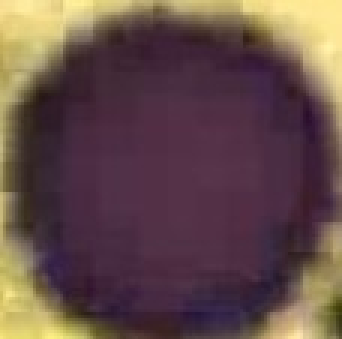
#> input picture Demos/SotetLila/tanito_10.jpg, 114 x 113 px (shown 3 times larger); its folder holds only this picture in this run
$ python Histogram.py
#> lines starting #> are read from the running program, lines starting #| are printed output that depends on the picture; long printed decimals are rounded
import matplotlib.pyplot as plt
import numpy as np
import cv2
import os
from imutils import paths
from scipy.stats import norm


directory = os.getcwd() + "\Demos/SotetLila"
total_hue_hist = np.zeros((180,))
total_sat_hist = np.zeros((256,))
total_val_hist = np.zeros((256,))


for imagePath in paths.list_images(directory):
    img = cv2.imread(imagePath)
#> img is the input picture: shape (113, 114, 3); mean B, G, R 73.6, 76.1, 100.2
    kernel = np.ones((5, 5), np.uint8)
    blur = cv2.GaussianBlur(img, (5, 5), 0)
    hsv = cv2.cvtColor(blur, cv2.COLOR_BGR2HSV)
#> hsv: shape (113, 114, 3); mean H, S, V 111.5, 100.2, 100.5
    hsv_image = hsv

    hue, sat, val = hsv_image[:, :, 0], hsv_image[:, :, 1], hsv_image[:, :, 2]
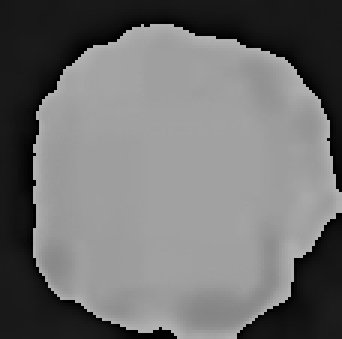
#> hue: shape (113, 114) (shown 3 times larger); min 0, max 179, mean 111.5
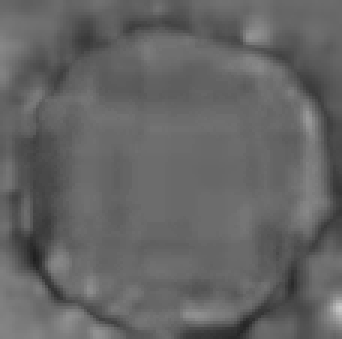
#> sat: shape (113, 114) (shown 3 times larger); min 31, max 200, mean 100.2
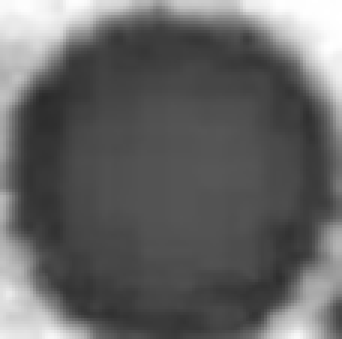
#> val: shape (113, 114) (shown 3 times larger); min 42, max 255, mean 100.5

    hue_hist, bin_hue = np.histogram(hue, bins=range(181))
#> hue_hist = 180 values, max 1908 at index 161, min 0 at index 30, mean 71.57; bin_hue = 181 values from 0 to 180
    total_hue_hist += hue_hist
#> total_hue_hist has the same summary as hue_hist

    sat_hist, bin_sat = np.histogram(sat, bins=range(257))
#> sat_hist = 256 values, max 740 at index 108, min 0 at index 0, mean 50.32; bin_sat = 257 values from 0 to 256
    total_sat_hist += sat_hist
#> total_sat_hist has the same summary as sat_hist

    val_hist, bin_val = np.histogram(val, bins=range(257))
#> val_hist = 256 values, max 519 at index 83, min 0 at index 0, mean 50.32; bin_val = 257 values from 0 to 256
    total_val_hist += val_hist
#> total_val_hist has the same summary as val_hist

mean = np.mean(sat)
#> mean = 100.2
std = np.std(sat)
#> std = 15.4
mu, std = norm.fit(sat)
#> mu = 100.2
print(mu, std, mean, std)
#| 100.209 15.400 100.209 15.400

#plt.bar(list(range(180)), total_hue_hist)
plt.bar(list(range(256)), total_sat_hist)
#plt.bar(list(range(256)), total_val_hist)
plt.show()
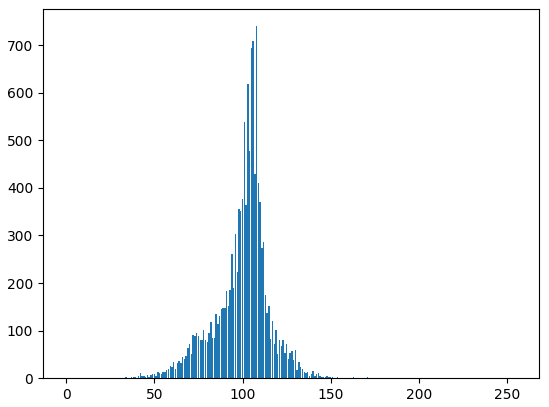
#> figure drawn by matplotlib, 1 panel; tallest bar 740 high, from x = 107.6 to 108.4

$ run again, on Demos/SotetLila/tanito_6.jpg
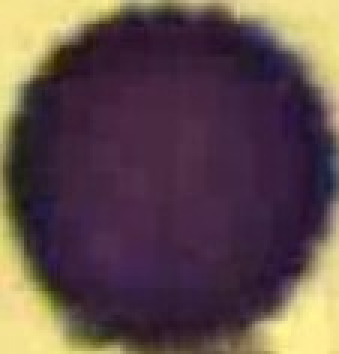
#> input picture Demos/SotetLila/tanito_6.jpg, 113 x 118 px (shown 3 times larger)
#> img is the input picture: shape (118, 113, 3); mean B, G, R 75.6, 75.9, 96
#> hsv: shape (118, 113, 3); mean H, S, V 108.6, 105.7, 98.1
#> `hue, sat, val = hsv_image[:, :, 0], hsv_image[:, :, 1], hsv_image[:, :..`:
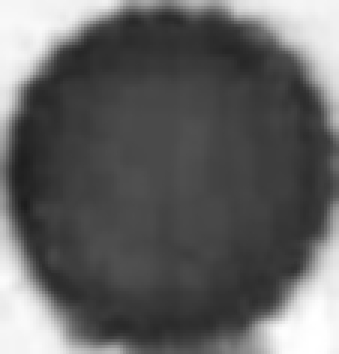
#> val: shape (118, 113) (shown 3 times larger); min 28, max 255, mean 98.1
#> hue_hist = 180 values, max 1003 at index 25, min 0 at index 1, mean 74.08; bin_hue = 181 values from 0 to 180
#> total_hue_hist has the same summary as hue_hist
#> sat_hist = 256 values, max 553 at index 110, min 0 at index 0, mean 52.09; bin_sat = 257 values from 0 to 256
#> total_sat_hist has the same summary as sat_hist
#> val_hist = 256 values, max 472 at index 74, min 0 at index 0, mean 52.09; bin_val = 257 values from 0 to 256
#> total_val_hist has the same summary as val_hist
#> mean = 105.7
#> std = 22.97
#> mu = 105.7
#| 105.680 22.972 105.680 22.972
#> `plt.show()`:
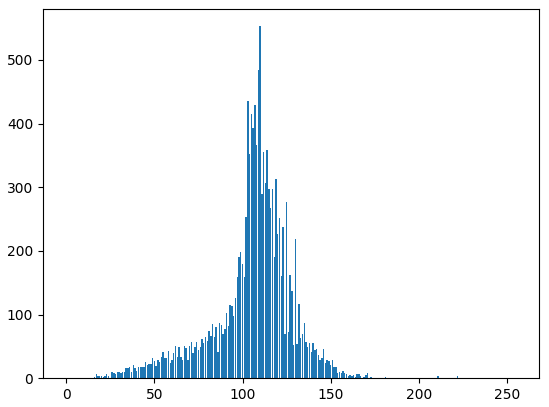
#> figure drawn by matplotlib, 1 panel; tallest bar 553 high, from x = 109.6 to 110.4
